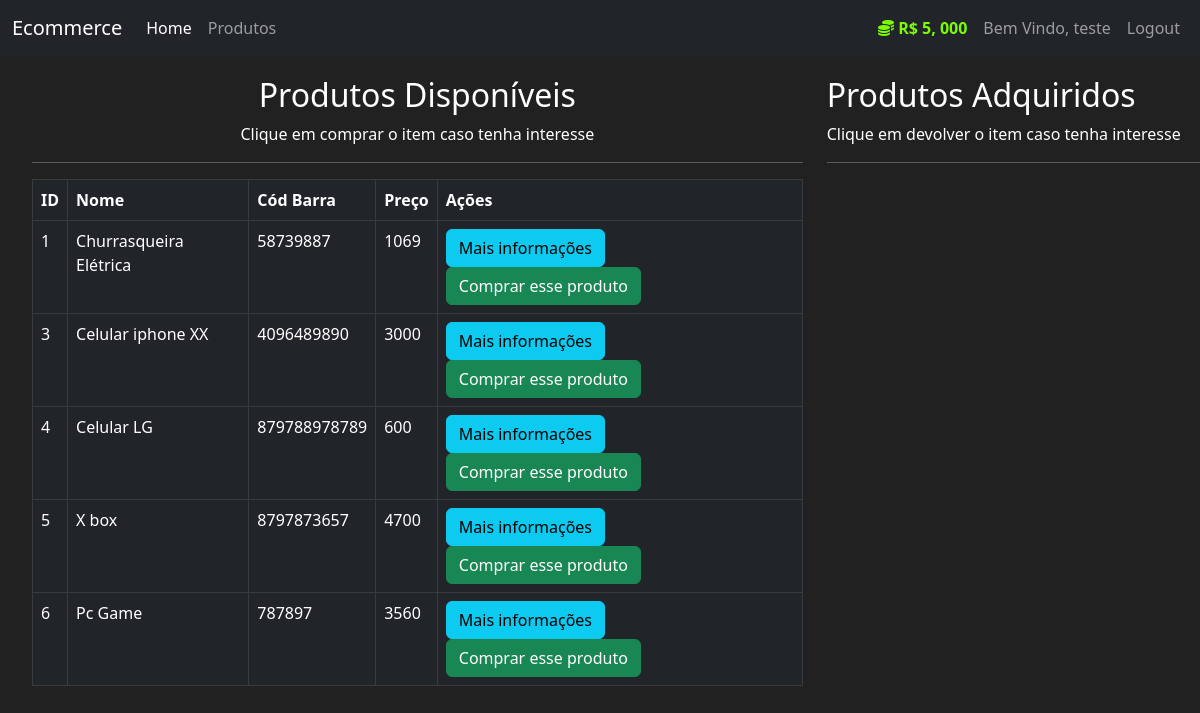
Page /produtos (signed in) on the committed database.
### mercado/models.py (models this page shows, shortened)
class User(db.Model, UserMixin):
    id = db.Column(db.Integer, primary_key=True)
    usuario = db.Column(db.String(length=30), nullable=False, unique=True)
    email = db.Column(db.String(length=50), nullable=False, unique=True)
    senha = db.Column(db.String(length=60), nullable=False, unique=True)
    valor = db.Column(db.Integer, nullable=False, default=5000)
    itens = db.relationship('Item', backref='dono_user', lazy=True)
    @property
    def formataValor(self):
        if len(str(self.valor)) >= 4: # R$ 400
            return f"R$ {str(self.valor)[:-3]}, {str(self.valor)[-3:]}"
        else:
            return f"R$ {self.valor}"
    @property
    def senhacrip(self):
        return self.senhacrip

class Item(db.Model):
    id = db.Column(db.Integer, primary_key=True)
    nome = db.Column(db.String(length=30), nullable=False, unique=True)
    preco = db.Column(db.Integer, nullable=False)
    cod_barra = db.Column(db.String(length=12), nullable=False, unique=True)
    descricao = db.Column(db.String(length=1024), nullable=False, unique=True)
    dono = db.Column(db.Integer, db.ForeignKey('user.id'))

### mercado/routes.py (the view, shortened to what this page needs)
@app.route('/produtos', methods=["GET", "POST"])
@login_required
def page_produto():
    compra_form = CompraProdutoForm()
    venda_form = VendaProdutoForm()
    if request.method =="GET":
        itens = Item.query.filter_by(dono=None)
        dono_itens = Item.query.filter_by(dono=current_user.id)
        return render_template("produtos.html", itens=itens, compra_form=compra_form, dono_itens=dono_itens, venda_form=venda_form)

### mercado/models.py (called while the page is built)
@login_manager.user_loader
def load_user(user_id):
    return User.query.get(int(user_id))

### mercado/templates/produtos.html (shortened to what this page needs)
{% extends 'base.html' %}
{% block conteudo %}
    <div class="row" style="margin-top: 20px; margin-left: 20px;">
        <div class="col-8">
            <h2 style="text-align: center;">Produtos Disponíveis</h2>
            <p style="text-align: center;">Clique em comprar o item caso tenha interesse</p>
                <hr>
                <table class="table table-hover table-dark table-bordered">
                    <thead>
                        <tr>
                            <th scope="col">ID</th>
                            <th scope="col">Nome</th>
                            <th scope="col">Cód Barra</th>
                            <th scope="col">Preço</th>
                            <th scope="col">Ações</th>
                        </tr>
                    </thead>
                    <tbody>
                        {% for item in itens %}
                        <tr>
                            <td>{{item.id}}</td>
                            <td>{{item.nome}}</td>
                            <td>{{item.cod_barra}}</td>
                            <td>{{item.preco}}</td>
                            <td>
                                <button data-bs-toggle="modal" data-bs-target="#exampleModal-{{item.id}}" class="btn btn-outline btn-info">Mais informações</button>
                                <button data-bs-toggle="modal" data-bs-target="#exampleModalCompra-{{item.id}}" class="btn btn-outline btn-success">Comprar esse produto</button>
                            </td>
                        </tr>
                        {% endfor %}
                    </tbody>
                </table>
        </div>
        <div class="col-4">
            <h2>Produtos Adquiridos</h2>
            <p>Clique em devolver o item caso tenha interesse</p>
            <hr>
        </div>
    </div>
{% endblock %}

### mercado/templates/base.html (shortened to what this page needs)
<!DOCTYPE html>
<html lang="en">
<head>
    <link rel="stylesheet" href="https://cdn.jsdelivr.net/npm/bootstrap@5.2.3/dist/css/bootstrap.min.css">
</head>
<body>
    <nav class="navbar navbar-expand-lg navbar-dark bg-dark">
        <div class="container-fluid">
          <a class="navbar-brand" href="#">Ecommerce</a>
          <div class="collapse navbar-collapse" id="navbarNavAltMarkup">
            <div class="navbar-nav me-auto">
              <a class="nav-link active" aria-current="page" href="{{url_for('page_home')}}">Home</a>
              <a class="nav-link" href="{{url_for('page_produto')}}">Produtos</a>
            </div>
            {% if current_user.is_authenticated %}
            <div class="navbar-nav ms-auto">
              <a class="nav-link" style="color: lawngreen; font-weight: bold;" >
                <i class="fas fa-coins"></i>
                {{ current_user.formataValor }}
              </a>
              <a class="nav-link">Bem Vindo, {{ current_user.usuario }}</a>
              <a class="nav-link" href="{{url_for('page_logout')}}">Logout</a>
            </div>
            {% else %}
            <div class="navbar-nav ms-auto">
              <a class="nav-link" href="{{url_for('page_login')}}">Login</a>
              <a class="nav-link" href="{{url_for('page_cadastro')}}">Cadastro</a>
            </div>
            {% endif %}
          </div>
        </div>
      </nav>
      {% block conteudo %}
      {% endblock %}
</body>
</html>

### mercado/templates/base.html (style rules this page uses)
body { background-color: #212121; color: white; }

### rows in the picture
User: formataValor "R$ 5, 000", usuario "teste"
Item: id "1", nome "Churrasqueira Elétrica", cod_barra "58739887", preco "1069"
Item: id "3", nome "Celular iphone XX", cod_barra "4096489890", preco "3000"
Item: id "4", nome "Celular LG", cod_barra "879788978789", preco "600"
Item: id "5", nome "X box", cod_barra "8797873657", preco "4700"
Item: id "6", nome "Pc Game", cod_barra "787897", preco "3560"
